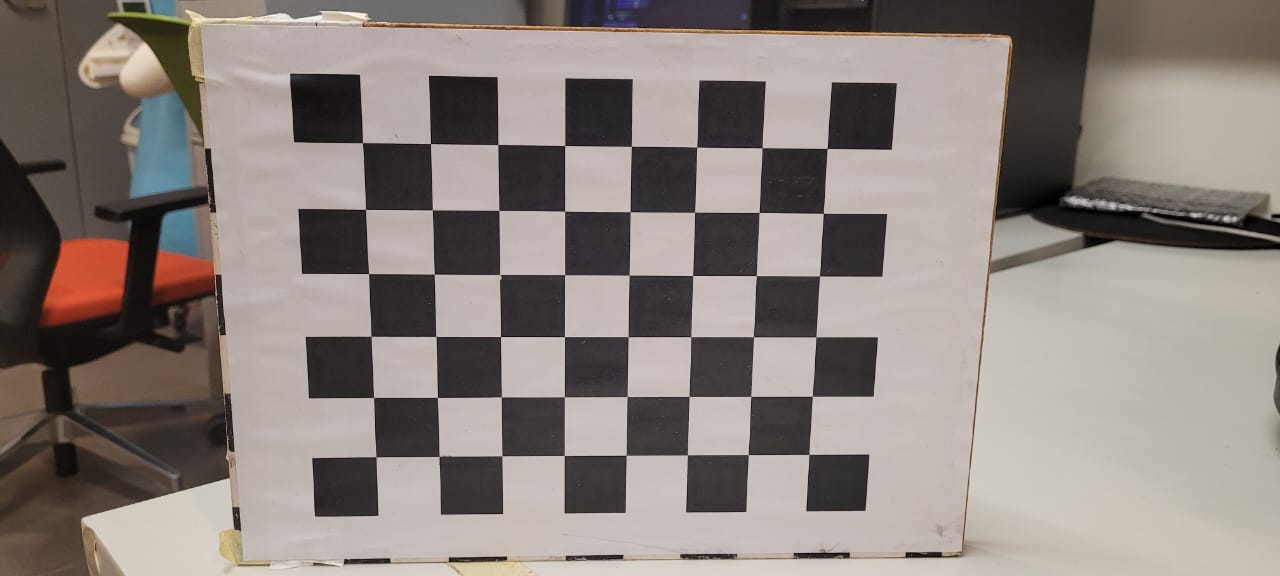
#> input picture Assignment1/Checkerboard.jpeg, 1280 x 576 px, found by its file name
$ jupyter execute Assignment_1.ipynb   (shell and % lines are left out)
#> lines starting #> are read from the running program, lines starting #| are printed output that depends on the picture
<a href="https://colab.research.google.com/github/Suhaib-AbuRaidah/Intro2ML_Assignments/blob/main/Assignment1/Assignment_1.ipynb" target="_parent"></a>

# Five Ideas to use a smartphone's sensors to analyze data

**First idea:** Capture an image like a checkerboard for example, and detect the corners using either OpenCV’s built-in corner detectors or a
Harris corner detector implemented with NumPy.

**Second idea:** Record a person speaking outdoors in a windy environment and
apply a high-pass filter to reduce wind noise.

**Third idea:** Capture multiple images of an object from different viewpoints
and identify corresponding points in the images using ORB or SIFT feature
extractors (non-AI based).

**Fourth idea:** Record accelerometer data while moving, integrate and
double-integrate the signals to estimate velocity and distance traveled,
and then apply a PID controller or a Kalman filter for motion tracking.

**Fifth idea:** Measure ambient light sensor (ALS) readings outdoors during
daylight and compare them with reference clear-sky radiance data for the same
time, date, and location to estimate cloudiness. (how cloudy the weather is).

# Implementing the First Idea

The cell below is for importing necessary packages

[cell 1]
import cv2
import numpy as np
from google.colab.patches import cv2_imshow

This cell is to clone the Github repo containing the image of the checkerboard taken by my phone.

Here we load and display the image of the checkerboard.

[cell 2]
img = cv2.imread("Intro2ML_Assignments/Assignment1/Checkerboard.jpeg")
#> img is the input picture: shape (576, 1280, 3); mean B, G, R 125.4, 130.4, 139.4
cv2_imshow(img)

This cell below is for cropping the background from the image and displaying the cropped image.

[cell 3]
img = img[45:550,250:920]
#> img: shape (505, 670, 3)
cv2_imshow(img)

In this cell we define the function that does the convolution over the image, necssary for applying the differntiating filter.

[cell 4]
def convolve(image, kernel):
    H, W = image.shape
    kH, kW = kernel.shape
    offsetH = kH // 2 # equals 1 for a kernel of shape (3,3), it means that the first and last line will be skipped in the x-dimension.
    offsetW = kW // 2 # The same here, but for the y-dimension.

    output = np.zeros_like(image)
    # looping in the pixels to convolve with the Sobel kernel.
    for i in range(offsetH, H - offsetH):
        for j in range(offsetW, W - offsetW):
            region = image[i - offsetH:i + offsetH + 1, j - offsetW:j + offsetW + 1] # choosing part of the image (3,3) to covolve.
            output[i, j] = np.sum(region * kernel) # pixel-wise multiplication with the kernel and summing the result for each pixel.

    return output

No we define the Harris corner detector algorithm function, this algorithm is done from scratch using only numpy.

[cell 5]
def harris_corner_detection(image, k=0.04, window_size=3):
    # Load and convert the image to grayscale
    gray = cv2.cvtColor(image, cv2.COLOR_BGR2GRAY)
    gray = np.float32(gray)

    # Define Sobel kernels in x and y dimensions to find the gradient.
    sobel_x = np.array([[-1, 0, 1],
                    [-2, 0, 2],
                    [-1, 0, 1]], dtype=np.float64)

    sobel_y = np.array([[-1, -2, -1],
                    [ 0,  0,  0],
                    [ 1,  2,  1]], dtype=np.float64)

    # Compute image gradients using convolve function with Sobel kernels
    Ix = convolve(gray, sobel_x)
    Iy = convolve(gray, sobel_y)

    # Compute products of derivatives
    Ixx = Ix * Ix
    Iyy = Iy * Iy
    Ixy = Ix * Iy

    # Define window size
    kernel = np.ones((window_size, window_size))

    # Convolve with window of ones.
    Sxx = convolve(Ixx, kernel)
    Syy = convolve(Iyy, kernel)
    Sxy = convolve(Ixy, kernel)

    # Compute Harris response
    detM = (Sxx * Syy)-(Sxy ** 2)
    traceM = Sxx + Syy
    R = detM - k * ((traceM/2) ** 2) # R is the Harris response of the image
    image[R>0.01*R.max()]= [0,0,255] # Find the corners by comparing Harris response to a threshold of [0.01*R.max()]
    # Show the image
    cv2_imshow(image)

    return image

The cell below is for defining the function to use the built-in Open-CV Harris corner detector function. It is used as a baseline for the algorithm in the cell above.

[cell 6]
def built_in_harris(image):
    gray = cv2.cvtColor(image, cv2.COLOR_BGR2GRAY)
    gray = np.float32(gray)
    dst = cv2.cornerHarris(gray, 2, 3, 0.1)
    dst = cv2.dilate(dst, None)
    image[dst > 0.01*dst.max()] = [0, 0, 255]
    cv2_imshow(image)

In this cell the built-in Harris corner detector in the Open-CV library is applied on the image. (The red dots are clearly the corners)

[cell 7]
img_built_in = np.copy(img)
built_in_harris(img_built_in)
#> in built_in_harris, `dst = cv2.cornerHarris(gray, 2, 3, 0.1)`:
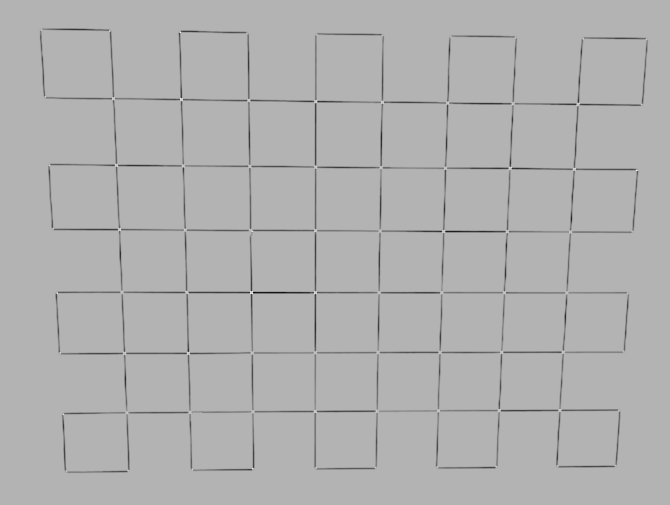
#> dst: shape (505, 670) float32; min -73313312, max 31034218, mean -1114929; drawn with min black and max white
#> in built_in_harris, `dst = cv2.dilate(dst, None)`:
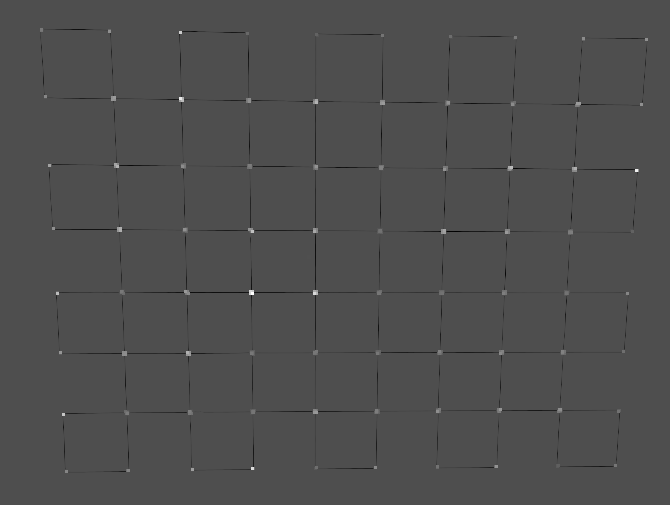
#> dst: shape (505, 670) float32; min -13734748, max 31034218, mean -50649.4; drawn with min black and max white
#> in built_in_harris, `image[dst > 0.01*dst.max()] = [0, 0, 255]`:
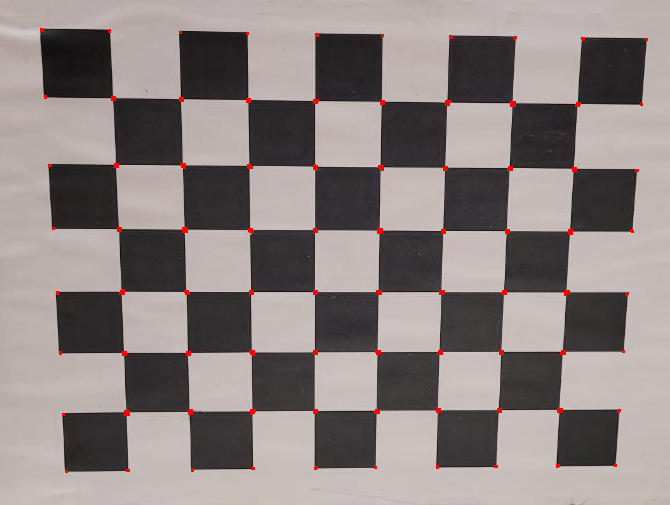
#> image: shape (505, 670, 3); mean B, G, R 129.2, 130.6, 140

The below cell is for applying the Harris detector algorithm implemented using numpy on the image.

[cell 8]
img_manual = np.copy(img)
corners = harris_corner_detection(img_manual, k=0.4, window_size=5) # takes half a minute
#> in harris_corner_detection, `Ixx = Ix * Ix`:
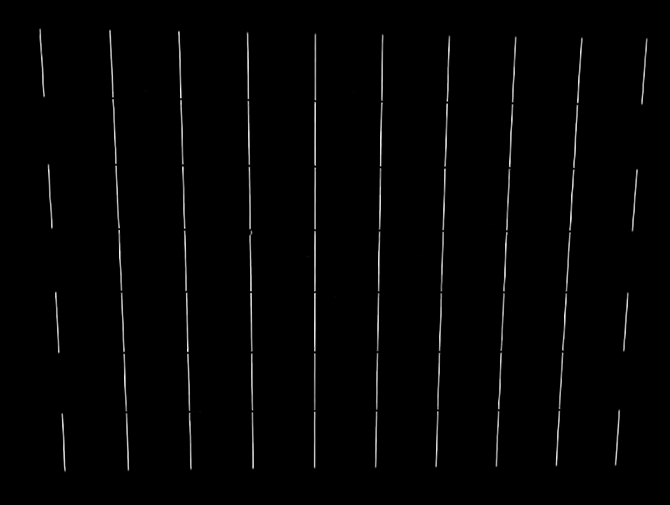
#> Ixx: shape (505, 670) float32; min 0, max 501264, mean 6556.1; drawn with min black and max white
#> in harris_corner_detection, `Ixy = Ix * Iy`:
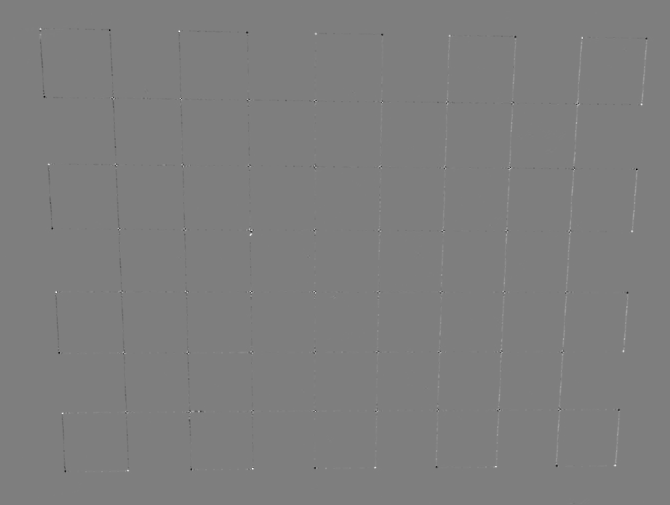
#> Ixy: shape (505, 670) float32; min -170455, max 172161, mean 30.2; drawn with min black and max white
#> after the loop in convolve (call 3), `for i in range(offsetH, H - offsetH):`:
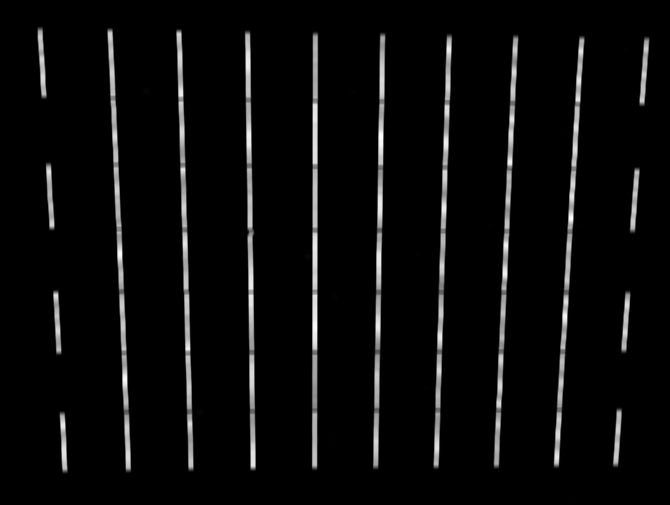
#> output: shape (505, 670) float32; min 0, max 3838809, mean 163899.2; drawn with min black and max white
#> after the loop in convolve (call 4), `for i in range(offsetH, H - offsetH):`:
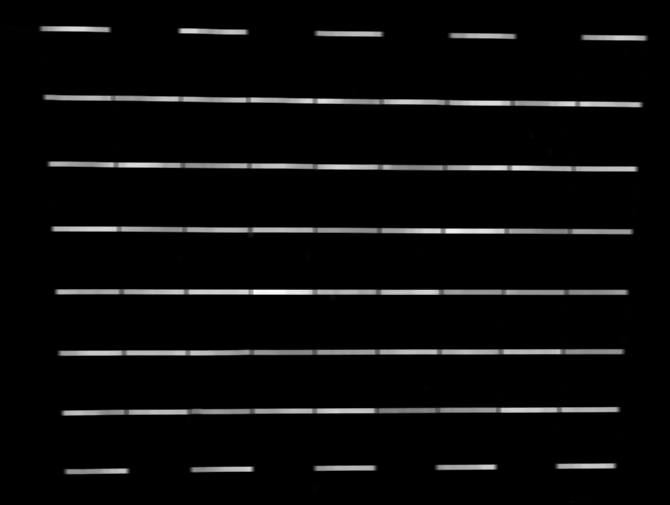
#> output: shape (505, 670) float32; min 0, max 4293562, mean 175353.6; drawn with min black and max white
#> in harris_corner_detection, `detM = (Sxx * Syy)-(Sxy ** 2)`:
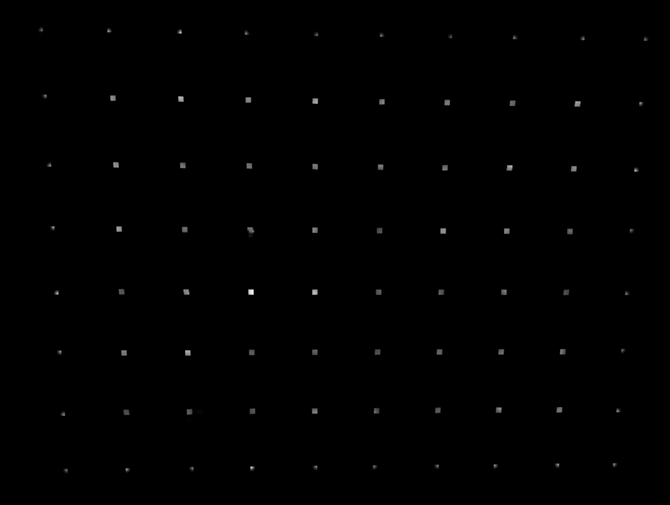
#> detM: shape (505, 670) float32; min 0, max 7.19e+12, mean 1.69e+10; drawn with min black and max white
#> in harris_corner_detection, `traceM = Sxx + Syy`:
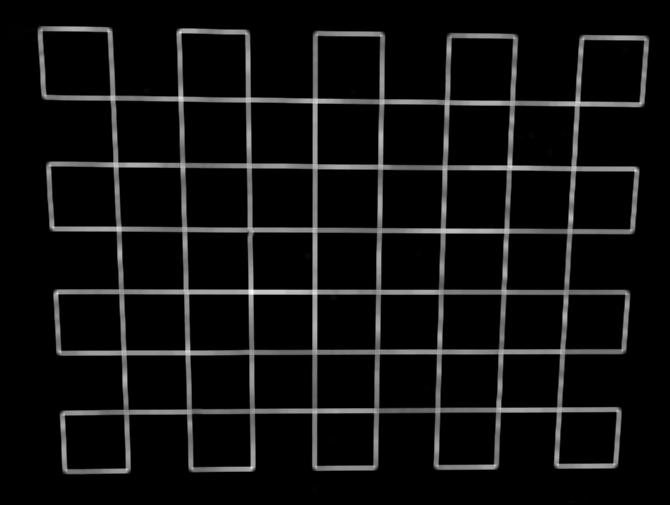
#> traceM: shape (505, 670) float32; min 0, max 5382446, mean 339252.8; drawn with min black and max white
#> in harris_corner_detection, `R = detM - k * ((traceM/2) ** 2)`:
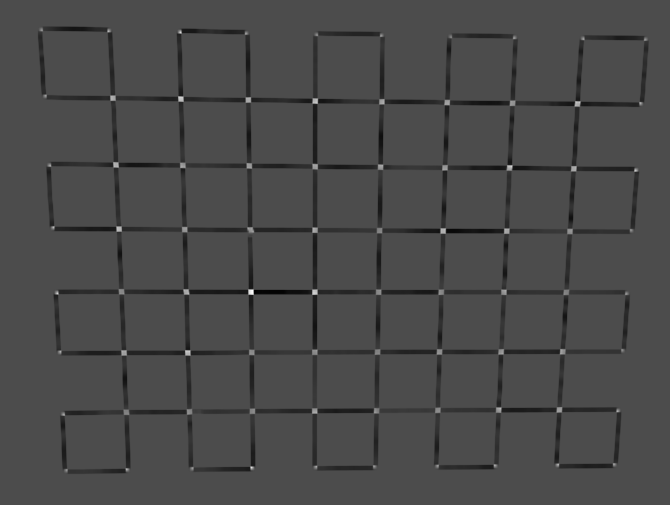
#> R: shape (505, 670) float32; min -1.83e+12, max 4.29e+12, mean -7.39e+10; drawn with min black and max white
